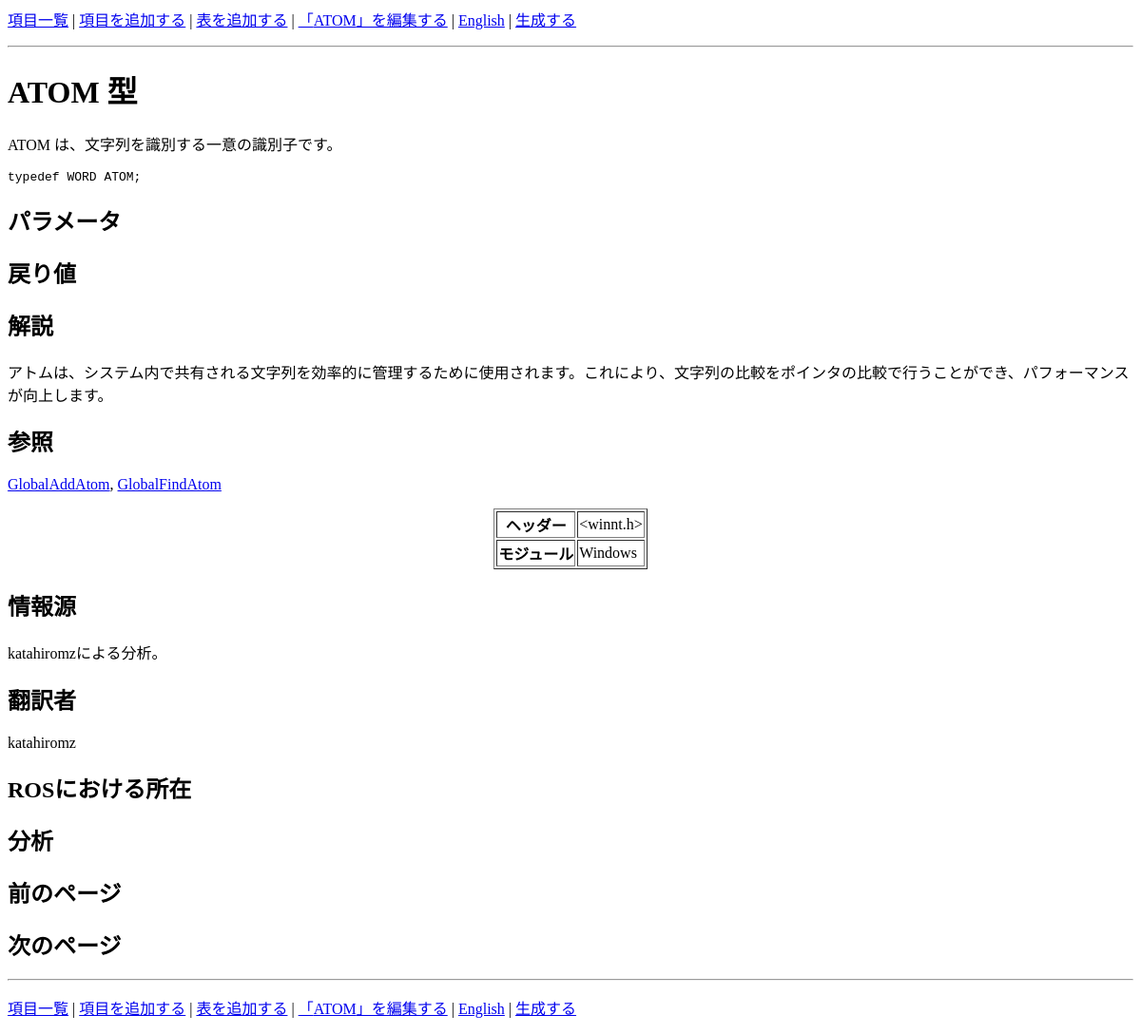
The page /show_entry.php?entry_name=ATOM on the database as committed earlier.
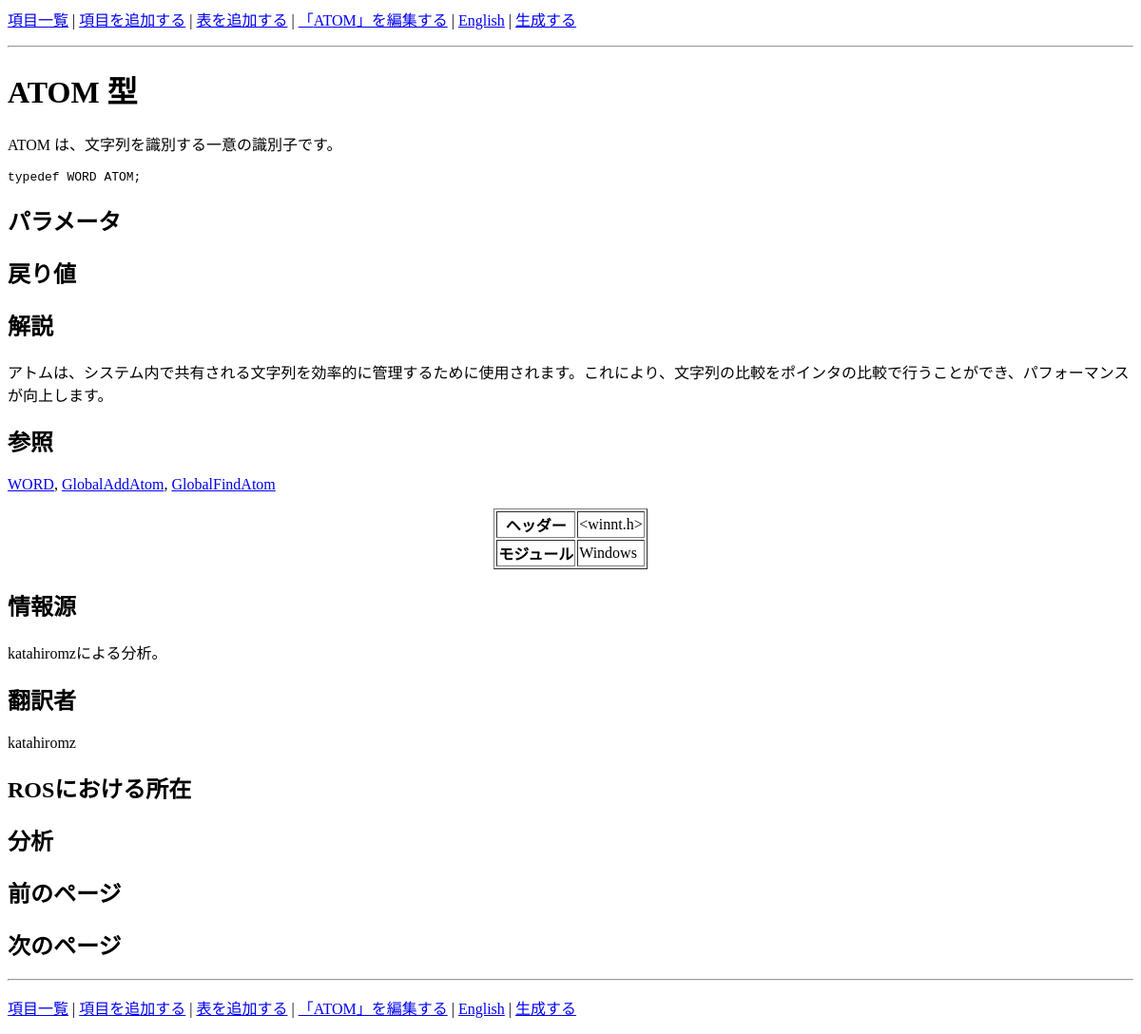
The same page on the database as committed later.
### tables this page shows
CREATE TABLE `entries` (
  `entry_name` varchar(60) NOT NULL,
  `entry_type` varchar(32) NOT NULL,
  `description` varchar(8192) DEFAULT NULL,
  `syntax` varchar(2048) DEFAULT NULL,
  `parameters` varchar(2048) DEFAULT NULL,
  `return_value` varchar(1024) DEFAULT NULL,
  `remarks` varchar(4096) DEFAULT NULL,
  `see_also` varchar(2048) DEFAULT NULL,
  `added_time` timestamp NOT NULL DEFAULT current_timestamp(),
  `modified_time` timestamp NOT NULL DEFAULT current_timestamp(),
  `header` varchar(128) DEFAULT NULL,
  `modules` varchar(128) DEFAULT NULL,
  `sources` varchar(256) DEFAULT NULL,
  `translators` varchar(128) DEFAULT NULL,
  `ros_location` varchar(256) DEFAULT NULL,
  `analysis` varchar(512) DEFAULT NULL,
  `prev_page` varchar(64) NOT NULL,
  `next_page` varchar(64) NOT NULL
);

### show_entry.php (the view, shortened to what this page needs)
<?php
function translate($text) {
	return $text;
}
function get_field($name) {
	global $assoc;
	if (isset($assoc) && isset($assoc[$name])) {
		return htmlspecialchars($assoc[$name]);
	}
	return NULL;
}
function get_paragraph($field) {
	$field = preg_replace('/\r\n/', "\n", $field);
	$field = preg_replace('/\n\n\n+/', "\n\n", $field);
	$field = preg_replace('/\n +\n/', "\n\n", $field);
	$paragraphs = explode("\n\n", $field);
	$array = array();
	foreach ($paragraphs as $paragraph) {
		if (preg_match('/^ *\* /', $paragraph)) {
			$items = preg_split('/(^|\n) *\*/', $paragraph);
			array_shift($items);
			$paragraph = "<ul>\n";
			foreach ($items as $item) {
				$paragraph .= "<li>";
				$paragraph .= $item;
				$paragraph .= "</li>\n";
			}
			$paragraph .= "</ul>\n";
		} else if (preg_match('/\[table:([^\]]+)\]/m', $paragraph, $matches)) {
			$paragraph = get_table($matches[1]);
		} else if (preg_match('/&lt;pre&gt;/m', $paragraph, $matches) &&
                   preg_match('/&lt;\/pre&gt;/m', $paragraph, $matches)) {
            $paragraph = str_replace("&lt;pre&gt;", "", $paragraph);
            $paragraph = str_replace("&lt;/pre&gt;", "", $paragraph);
            $paragraph = "<pre>" . $paragraph . "</pre>\n";
		} else {
			$paragraph = "<p>" . $paragraph . "</p>\n";
		}
		$array[] = $paragraph;
	}
	return implode("\n", $array);
}
function get_sources($name) {
	$sources = get_field($name);
	return preg_replace('/^((https?|ftp)(:\/\/[-_.!~*\'()a-zA-Z0-9;\/?:\@&=+\$,%#]+))$/', '<a href="${1}" target="_blank">${1}</a>', $sources);
}
function get_see_also() {
	$see_also = get_field("see_also");
	if ($see_also) {
		$see_also = explode(",", $see_also);
		$a = array();
		foreach ($see_also as $item) {
			$item = trim($item);
			$a[] = "<a href=\"show_entry.php?entry_name=" . $item . "\">" . $item . "</a>";
		}
		return implode(", ", $a);
	}
	return "";
}
function replace_keyword($text) {
	$see_also = get_field("see_also");
	if ($see_also) {
		$see_also = explode(",", $see_also);
		sort($see_also);
		$see_also = array_reverse($see_also);
		foreach ($see_also as $item) {
			$item = trim($item);
			$text = preg_replace("/\\b" . $item . "\\b/",
				'<a href="show_entry.php?entry_name=' . $item . '">' . $item . "</a>",
				$text
			);
		}
	}
	return $text;
}
$names = array(
	'entry_name',
	'entry_type',
	'description',
	'syntax',
	'parameters',
	'return_value',
	'remarks',
	'see_also',
	'header',
	'modules',
	'sources',
	'translators',
	'ros_location',
	'analysis',
	'prev_page',
	'next_page'
);
$mysqli = new mysqli("localhost", "root");
if ($mysqli) {
	$mysqli->set_charset("utf8");
	$mysqli->select_db(constant('DB_NAME'));
	$q = "SELECT ";
	$i = 0;
	foreach ($names as $name) {
		if ($i != 0) {
			$q .= ", ";
		}
		$q .= $name;
		$i++;
	}
	$q .= " FROM entries ";
	$q .= "WHERE entry_name='";
	$q .= $mysqli->real_escape_string($_GET["entry_name"]);
	$q .= "'";
	$result = $mysqli->query($q);
	if ($result) {
		$assoc = $result->fetch_array(MYSQLI_ASSOC);
	} else {
		echo $mysqli->error;
	}
} else {
	echo "cannot connect";
}
?><html><head>
</head>
<body>
<p>
	<a href="entries.php">項目一覧</a> |
	<a href="add_entry.php">項目を追加する</a> |
	<a href="add_table.php">表を追加する</a> |
	<a href="edit_entry.php?entry_name=<?= $_GET["entry_name"] ?>">「<?= $_GET["entry_name"] ?>」を編集する</a> |
	<a href="../en/show_entry.php?entry_name=<?= $_GET["entry_name"] ?>">English</a> |
	<a href="generate.php">生成する</a>
</p>
<hr />
<h1><?= translate(get_field("entry_name")) . " " . get_field("entry_type") ?></h1>
<?= replace_keyword(get_paragraph(get_field("description"))) ?>
<pre><?= get_field("syntax") ?></pre>
<h2>パラメータ</h2>
<h2>戻り値</h2>
<h2>解説</h2>
<?= replace_keyword(get_paragraph(get_field("remarks"))) ?>
<h2>参照</h2>
<p>
	<?= get_see_also() ?>
</p>
<table border="1" align="center">
	<tr>
		<th>ヘッダー</th>
		<td><?= get_field("header") ?></td>
	</tr>
	<tr>
		<th>モジュール</th>
		<td><?= get_field("modules") ?></td>
	</tr>
</table>
<h2>情報源</h2>
<p>
	<?= get_sources("sources") ?>
</p>
<h2>翻訳者</h2>
<p>
	<?= get_sources("translators") ?>
</p>
<h2>ROSにおける所在</h2>
<h2>分析</h2>
<h2>前のページ</h2>
<h2>次のページ</h2>
<hr />
<p>
	<a href="entries.php">項目一覧</a> |
	<a href="add_entry.php">項目を追加する</a> |
	<a href="add_table.php">表を追加する</a> |
	<a href="edit_entry.php?entry_name=<?= $_GET["entry_name"] ?>">「<?= $_GET["entry_name"] ?>」を編集する</a> |
	<a href="../en/show_entry.php?entry_name=<?= $_GET["entry_name"] ?>">English</a> |
	<a href="generate.php">生成する</a>
</p>
</body></html>

Rows that differ between the two databases and show on the page:
changed entries "ATOM": see_also "GlobalAddAtom GlobalFindAtom" → "WORD GlobalAddAtom GlobalFindAtom"
Other text that changed with them:
get_see_also(): "," → ", ,"
